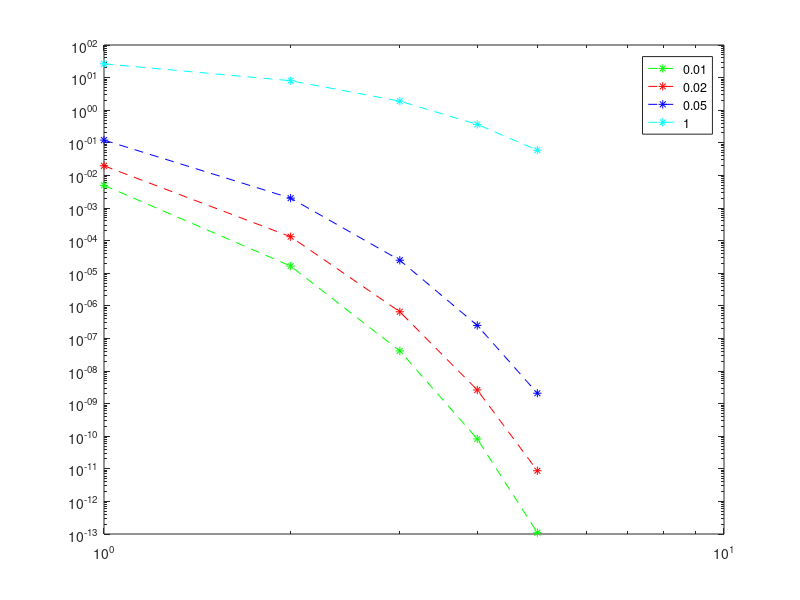

Recreate this plot in MATLAB.
% Taylor's series:- 
% True exoansion is till infinity. f(x+h)= f(x) + (h)f'(x) + (h^2/2!)f''(x)
% + (h^3/3!)f'''(x) + ................ [inf]

% Approx expansion 
% f(x+h)= f(x) + (h)f'(x) + (h^2/2!)f''(x) + (h^3/3!)f'''(x) +
% (h^4/4!)f^[4'](x) + ........... + (h^n/n!)f^[n'](x) + (0)h^(n+1)
% This approx value using only till [n]th order term hence the error in this
% approximate value is of order [n+1]

% modulas function in Matlab is abs()








% McLaurin series seeing variation in error with x

x=[0.01   0.02   0.05   1];
n=5;
a=[1:n];
error=ones(4,6);
for b=1:4
    error(b,2:6)=x(b).^a./cumprod(a);
    error(b,1:6)=cumsum(error(b,1:6));
    error(b,1:6)=exp(x(b))-error(b,1:6);
    error(b,1:6)=error(b,1:6)./exp(x(b));
    error(b,1:6)=error(b,1:6).*100;
end
n=[0:5];
loglog(n,error(1,1:6),'g*--',n,error(2,1:6),'r*--',n,error(3,1:6),'b*--',n,error(4,1:6),'c*--');
hold on
legend('0.01','0.02','0.05','1');
disp(error);